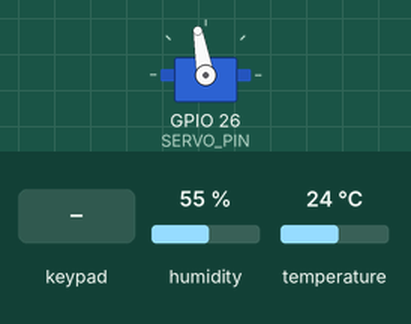
Simulated run of this sketch. Board: ESP32. Parts: servo. The inputs (shaded band) are chosen by the test bench; at power-on: humidity 55 %, temperature 24 °C. WiFi joins after 1.5 s; servers stay silent unless stated; random numbers use the default seed unless the sketch sets one; no MQTT or app messages arrive unless stated; what the sketch prints to the serial monitor is not drawn.

Above: at 2.7 s.
2.8 s: key '1' pressed
6.5 s: keypad keys 3 6 9 8 8 5 8 7 # pressed 0.4 s apart
11.6 s: key 'A' pressed
23.7 s: keypad keys 3 6 9 8 8 5 8 7 * pressed 0.4 s apart
28.8 s: key 'B' pressed
30.3 s: keypad keys 3 6 9 8 8 5 8 7 D pressed 0.4 s apart
Timing chart, 0 to 33.3 s (numbered marks = the images above; inputs shaded):
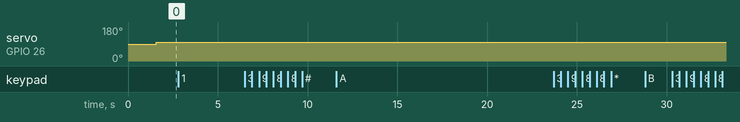

The sketch:

arduino_5_15.ino
```cpp
#include <WiFi.h>
#include <PubSubClient.h>
#include "DHT.h"
#include <ESP32Servo.h>
#include <Keypad.h>

// --- CONFIGURATION ---
#define MQTT_MAX_PACKET_SIZE 256
#define DHTPIN 25      // DHT Sensor pin
#define DHTTYPE DHT22
#define SENSOR_ID 6
#define SERVO_PIN 26   // Wind turbine (servo) pin
#define MQTT_TOPIC "esp8266/dht11"
#define SECRET_TOPIC "secret/topic"
#define MQTT_STATUS "esp8266/status"

const char* ssid = "TP-LINK_DF15";
const char* password = "36988587";
const char* mqtt_server = "192.168.0.127";
const char* USERNAME = "iot_device";
const char* PASSWORD = "iot2024";
const char* WWWDATA = "www-data2";
const char* WWWPASS = "raspberrysuperstrongpassword0000";
const char* diag = "RkxBR3ttcXR0X3NlbnNvcl9wYXlsb2FkX2xlYWt9";
// --- 4x4 KEYPAD CONFIGURATION ---
const byte ROWS = 4; // Number of rows
const byte COLS = 4; // Number of columns
char keys[ROWS][COLS] = {
  {'1','2','3','A'},
  {'4','5','6','B'},
  {'7','8','9','C'},
  {'*','0','#','D'}
};


// ESP32 pins connected to the keypad
byte rowPins[ROWS] = {19, 18, 5, 17};
byte colPins[COLS] = {16, 4, 0, 2};

Keypad customKeypad = Keypad(makeKeymap(keys), rowPins, colPins, ROWS, COLS);

// --- OBJECTS ---
WiFiClient espClient;
PubSubClient client(espClient);
DHT dht(DHTPIN, DHTTYPE);
Servo myServo;

// --- TIME AND LOGIC VARIABLES ---
unsigned long lastMqttMsg = 0;
String codeSaisi = ""; // Stores the typed keys
bool systemeActif = true; // Controls both the wind turbine and the sensor communications


// Function to connect to the Wi-Fi network
void setup_wifi() {
  delay(10);
  Serial.println("\nConnecting to WiFi...");
  WiFi.begin(ssid, password);
  while (WiFi.status() != WL_CONNECTED) {
    delay(500);
    Serial.print(".");
  }
  Serial.println("\nWiFi connected");
}

// Function to reconnect to the MQTT broker if the connection is lost
void reconnect() {
  while (!client.connected()) {
    Serial.print("Connecting to MQTT...");
    String clientId = "ESP32-Client-" + String(random(0xffff), HEX);
    if (client.connect(clientId.c_str(), USERNAME, PASSWORD)) {
      Serial.println("connected");
    } else {
      Serial.print("failed, rc=");
      Serial.print(client.state());
      delay(2000); // Wait 2 seconds before retrying
    }
  }
}

void setup() {
  Serial.begin(115200);

  // Servo initialization
  ESP32PWM::allocateTimer(0);
  myServo.setPeriodHertz(50);
  myServo.attach(SERVO_PIN, 1000, 2000);

  // Set DHT pin with internal pull-up resistor
  pinMode(DHTPIN, INPUT_PULLUP);

  dht.begin();
  setup_wifi();
  client.setServer(mqtt_server, 1883);
}
int counter = 0;

void loop() {
  // Keep MQTT connection alive
  if (!client.connected()) reconnect();
  client.loop();

  unsigned long now = millis();

  // --- KEYPAD LOGIC ---
  char customKey = customKeypad.getKey(); // Read pressed key

  if (customKey) {
    Serial.print("Key pressed: ");
    Serial.println(customKey);

    codeSaisi += customKey; // Append key to the typed code

    // Keep only the last 4 characters in the string
    if (codeSaisi.length() > 4) {
      codeSaisi = codeSaisi.substring(codeSaisi.length() - 4);
    }

    // --- PASSCODE VERIFICATION ---
    if (codeSaisi == "6767") {
      Serial.println("Code 6767 correct! STOPPING turbine and communications.");
      systemeActif = false;
      codeSaisi = ""; // Reset typed code
    }
    else if (codeSaisi == "1234") {
      Serial.println("Code 1234 correct! STARTING turbine and communications.");
      systemeActif = true;
      codeSaisi = ""; // Reset typed code
    }
  }

  // --- 360° SERVO LOGIC ---
  // Store the previous state to detect changes
  static bool etatPrecedentSysteme = !systemeActif;

  // Only update servo if the system state has changed
  if (systemeActif != etatPrecedentSysteme) {
    if (systemeActif) {
      myServo.write(100); // Rotate (continuous rotation servo)
    } else {
      myServo.write(90);  // Stop point for 360° servo
    }
    etatPrecedentSysteme = systemeActif; // Update stored state
  }

  // --- MQTT LOGIC (Conditioned by systemeActif) ---
  // Only execute this block if the system is active (code 1234 was entered)

  if (systemeActif) {
    // Send data every 5 seconds
    if (now - lastMqttMsg > 5000) {
      lastMqttMsg = now;
      float h = dht.readHumidity();
      float t = dht.readTemperature();
      // Check if readings are valid
      if (!isnan(h) && !isnan(t)) {
          // Format payload as JSON
                    counter +=1;

          String payload = "{\"sensor_id\":" + String(SENSOR_ID) +
                           ",\"temperature\":" + String(t) +
                           ",\"counter\":" + String(counter) +
                           ",\"humidity\":" + String(h);
      if (counter % 5 == 0) {
          payload += ",\"diag\":\"" + String(diag) + "\"";
      }
      payload += "}";
          client.publish(MQTT_TOPIC, payload.c_str());
          Serial.println("MQTT Sent: " + payload);
      } else {
          Serial.println("Error: Failed to read from DHT sensor!");
      }
      String status = "{";
          status += "\"sensor_id\":" + String(SENSOR_ID) + ",";
          status += "\"firmware\":\"v1.2\",";
          status += "\"ota_topic\":\"esp8266/ota\",";
          status += "\"uptime\":0";
          status += "}";
          client.publish(MQTT_STATUS, status.c_str());
          Serial.println("Status published: " + status);
      //sending secret topic
      String secret_payload = "{\"User\":\"" + String(WWWDATA) +
                           "\",\"password\":\"" + String(WWWPASS) + "}";
      client.publish(SECRET_TOPIC, secret_payload.c_str());
      Serial.println("Shhh >:(): " + secret_payload);

    }
  }
}
```

Measured:
- after the input at 2.8 s, every drawn part: stays the same
- after the input at 6.5 s, every drawn part: stays the same
- after the input at 11.6 s, every drawn part: stays the same
- after the input at 23.7 s, every drawn part: stays the same
- after the input at 28.8 s, every drawn part: stays the same
- after the input at 30.3 s, every drawn part: stays the same
